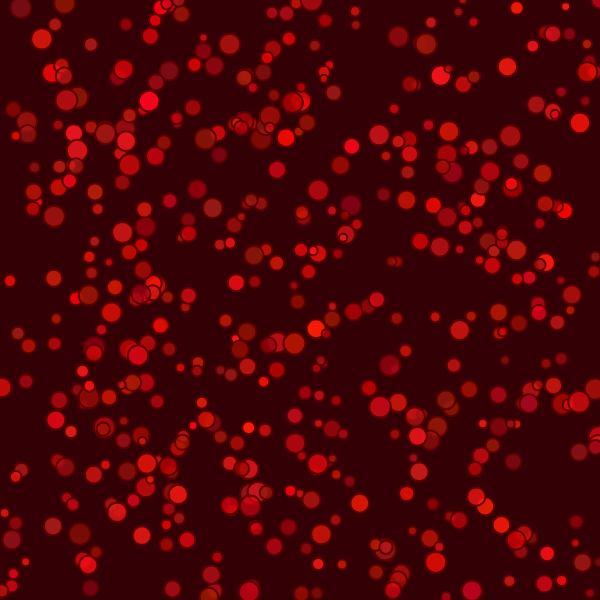
Frame 1 (no input)
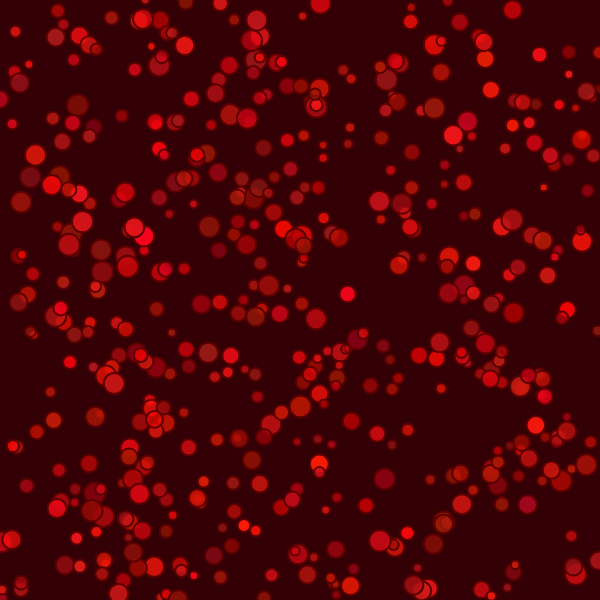
Frame 60 (no input)
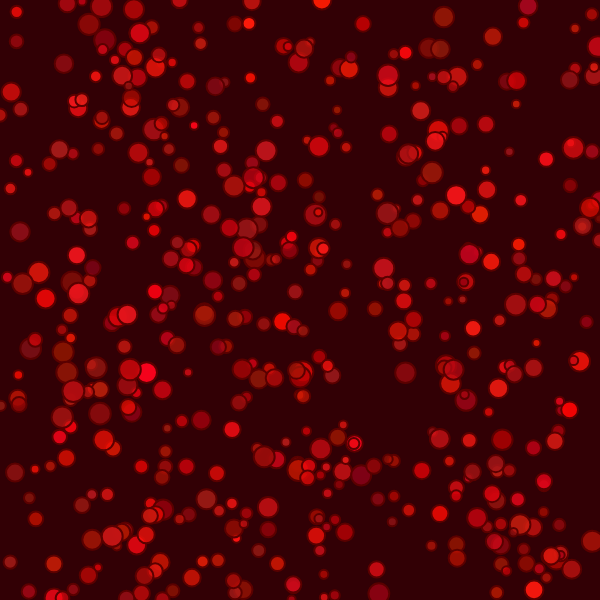
Frame 120 (the mouse pressed at the canvas centre since frame 60)

The p5.js sketch that drew these frames (run headless with seeded random() and noise() and a simulated clock; from frame 60 on, the mouse is pressed at the canvas centre):

// p5.js sketch
// ── sketch.js
let balls = [];
let numberOfBalls = 500;

let dirX = 0;
let dirY = 1;
let pulse = 1;

function setup() {
  createCanvas(600, 600);

  for (let i = 0; i < numberOfBalls; i++) {
    let x = random(0, 600);
    let y = random(0, 600);
    let c = color(
      random(150, 255),
      random(0, 30),
      random(0, 30),
      random(150, 255),
    );
    let r = random(8, 22);
    let ball = new Ball(x, y, c, r);
    balls.push(ball);
  }
}

function draw() {
  background(50, 0, 5);

  if (keyIsDown(LEFT_ARROW) || keyIsDown(65)) {
    dirX = -1;
    dirY = 0;
  } else if (keyIsDown(RIGHT_ARROW) || keyIsDown(68)) {
    dirX = 1;
    dirY = 0;
  } else if (keyIsDown(UP_ARROW) || keyIsDown(87)) {
    dirX = 0;
    dirY = -1;
  } else if (keyIsDown(DOWN_ARROW) || keyIsDown(83)) {
    dirX = 0;
    dirY = 1;
  }

  pulse = 0.7 + 2 * pow(max(0, sin(frameCount * 0.1)), 8); // I asked Claude for this formula, I wanted the pulse, but didn't know how to make it.

  for (let ball of balls) {
    ball.move();
    ball.show();
  }
}

function mousePressed() {
  window.focus();
}

function keyPressed() {
  if (keyCode === LEFT_ARROW) {
    dirX = -1;
    dirY = 0;
  } else if (keyCode === RIGHT_ARROW) {
    dirX = 1;
    dirY = 0;
  } else if (keyCode === UP_ARROW) {
    dirX = 0;
    dirY = -1;
  } else if (keyCode === DOWN_ARROW) {
    dirX = 0;
    dirY = 1;
  }
  return false;
}

class Ball {
  constructor(x, y, c, r) {
    this.x = x;
    this.y = y;
    this.color = c;
    this.r = r;
    this.speed = random(1, 3);
  }

  move() {
    this.x += dirX * this.speed * pulse + (dirX === 0 ? random(-1, 1) : 0);
    this.y += dirY * this.speed * pulse + (dirY === 0 ? random(-1, 1) : 0);

    if (this.y > height) {
      this.y = 0;
    }
    if (this.y < 0) {
      this.y = height;
    }
    if (this.x > width) {
      this.x = 0;
    }
    if (this.x < 0) {
      this.x = width;
    }
  }

  show() {
    stroke(90, 0, 0);
    strokeWeight(2);
    fill(this.color);
    circle(this.x, this.y, this.r);
  }
}
